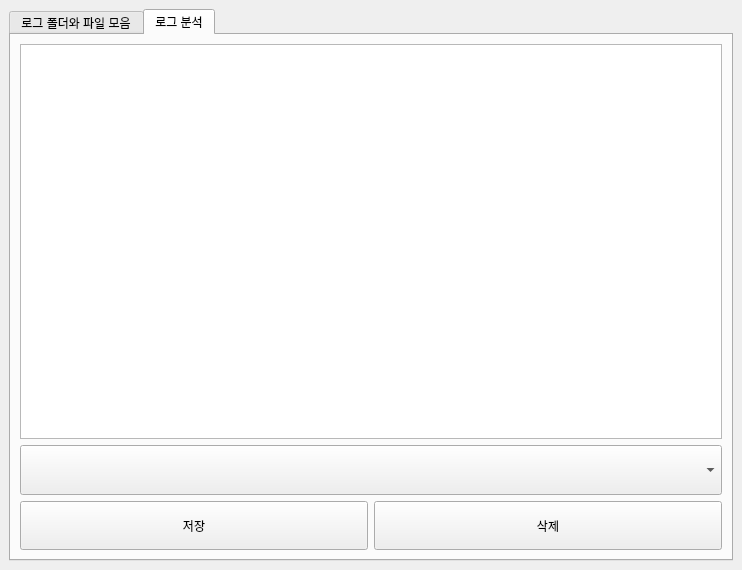
<?xml version="1.0" encoding="UTF-8"?>
<ui version="4.0">
 <class>MainWindow</class>
 <widget class="QMainWindow" name="MainWindow">
  <property name="geometry">
   <rect>
    <x>0</x>
    <y>0</y>
    <width>742</width>
    <height>570</height>
   </rect>
  </property>
  <property name="windowTitle">
   <string>MainWindow</string>
  </property>
  <widget class="QWidget" name="centralwidget">
   <layout class="QGridLayout" name="gridLayout_2">
    <item row="0" column="0">
     <widget class="QTabWidget" name="tabWidget">
      <property name="currentIndex">
       <number>1</number>
      </property>
      <widget class="QWidget" name="tab01_LogCollection">
       <attribute name="title">
        <string>로그 폴더와 파일 모음</string>
       </attribute>
       <layout class="QGridLayout" name="gridLayout">
        <item row="0" column="1">
         <widget class="QLineEdit" name="lineEdit_path">
          <property name="alignment">
           <set>Qt::AlignRight|Qt::AlignTrailing|Qt::AlignVCenter</set>
          </property>
         </widget>
        </item>
        <item row="0" column="2">
         <widget class="QComboBox" name="combox_extensionFiles"/>
        </item>
        <item row="0" column="3">
         <widget class="QPushButton" name="pushButton_path">
          <property name="text">
           <string>확인</string>
          </property>
         </widget>
        </item>
        <item row="2" column="0">
         <widget class="QCheckBox" name="checkBox_logAnalysis">
          <property name="text">
           <string/>
          </property>
         </widget>
        </item>
        <item row="2" column="1" colspan="3">
         <widget class="QTableWidget" name="tableWidget_directoryFilesView"/>
        </item>
        <item row="1" column="1" colspan="3">
         <widget class="QProgressBar" name="progressBar_loading">
          <property name="value">
           <number>24</number>
          </property>
          <property name="alignment">
           <set>Qt::AlignCenter</set>
          </property>
         </widget>
        </item>
        <item row="0" column="0" rowspan="2">
         <widget class="QLabel" name="label_path">
          <property name="text">
           <string>Path</string>
          </property>
         </widget>
        </item>
       </layout>
      </widget>
      <widget class="QWidget" name="tab02_LogAnalysis">
       <attribute name="title">
        <string>로그 분석</string>
       </attribute>
       <layout class="QGridLayout" name="gridLayout_3" rowstretch="8,1,1" columnstretch="5,5" rowminimumheight="8,1,1" columnminimumwidth="5,5">
        <item row="0" column="0" colspan="2">
         <widget class="QListWidget" name="listWidget_fileContentOutput"/>
        </item>
        <item row="1" column="0" colspan="2">
         <widget class="QComboBox" name="comboBox_currentFile">
          <property name="sizePolicy">
           <sizepolicy hsizetype="Preferred" vsizetype="Preferred">
            <horstretch>0</horstretch>
            <verstretch>0</verstretch>
           </sizepolicy>
          </property>
         </widget>
        </item>
        <item row="2" column="0">
         <widget class="QPushButton" name="pushButton_save">
          <property name="sizePolicy">
           <sizepolicy hsizetype="Preferred" vsizetype="Preferred">
            <horstretch>0</horstretch>
            <verstretch>0</verstretch>
           </sizepolicy>
          </property>
          <property name="text">
           <string>저장</string>
          </property>
         </widget>
        </item>
        <item row="2" column="1">
         <widget class="QPushButton" name="pushButton_delete">
          <property name="sizePolicy">
           <sizepolicy hsizetype="Preferred" vsizetype="Preferred">
            <horstretch>0</horstretch>
            <verstretch>0</verstretch>
           </sizepolicy>
          </property>
          <property name="text">
           <string>삭제</string>
          </property>
         </widget>
        </item>
       </layout>
      </widget>
     </widget>
    </item>
   </layout>
  </widget>
 </widget>
 <resources/>
 <connections/>
</ui>
